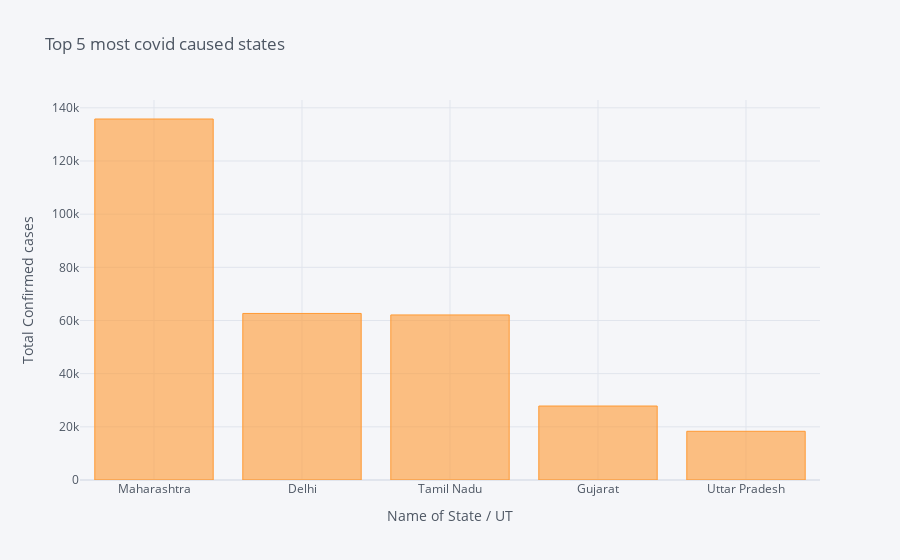

The code cell stored with this chart in its notebook:
### Code cell
df.nlargest(5,'Tota Confirmed cases').iplot(kind = 'bar',x = 'Name of State / UT',y = 'Total Confirmed cases',xTitle = 'Name of State / UT',yTitle = 'Total Confirmed cases',
                                                    title = 'Top 5 most covid caused states',size = 15)

### Figure 1 — Plotly figure (JSON) as saved in the notebook; plotly's stock layout.template omitted (floating-point values rounded to 4 significant figures)
{"data": [{"marker": {"color": "rgba(255, 153, 51, 0.6)", "line": {"color": "rgba(255, 153, 51, 1.0)", "width": 1}}, "name": "Total Confirmed cases", "orientation": "v", "text": "", "type": "bar", "x": ["Maharashtra", "Delhi", "Tamil Nadu", "Gujarat", "Uttar Pradesh"], "y": [135796, 62655, 62087, 27825, 18322]}], "layout": {"legend": {"bgcolor": "#F5F6F9", "font": {"color": "#4D5663"}}, "paper_bgcolor": "#F5F6F9", "plot_bgcolor": "#F5F6F9", "title": {"font": {"color": "#4D5663"}, "text": "Top 5 most covid caused states"}, "xaxis": {"gridcolor": "#E1E5ED", "showgrid": true, "tickfont": {"color": "#4D5663"}, "title": {"font": {"color": "#4D5663"}, "text": "Name of State / UT"}, "zerolinecolor": "#E1E5ED"}, "yaxis": {"gridcolor": "#E1E5ED", "showgrid": true, "tickfont": {"color": "#4D5663"}, "title": {"font": {"color": "#4D5663"}, "text": "Total Confirmed cases"}, "zerolinecolor": "#E1E5ED"}}}
